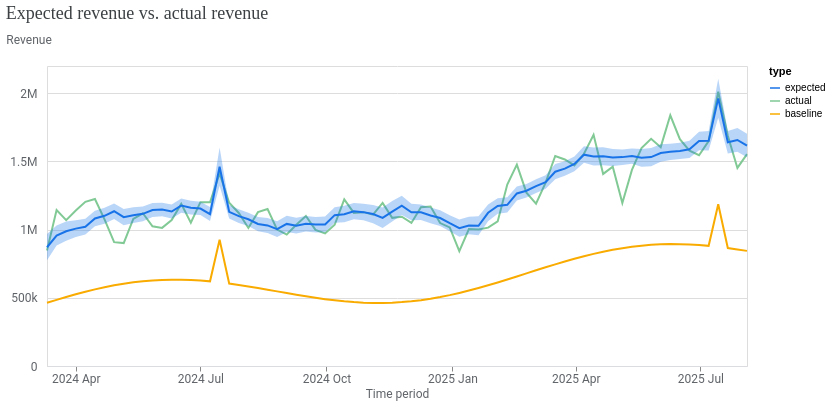

The code cell stored with this chart in its notebook:
### Code cell
# Expected v Actual Plots
model_fit = visualizer.ModelFit(mmm)
model_fit.plot_model_fit()

### Figure 1 — Vega-Lite specification as saved in the notebook (floating-point values rounded to 4 significant figures; data arrays with more than 128 entries replaced by an {"elided": "..."} marker saying what was removed)
{"config": {"view": {"continuousWidth": 300, "continuousHeight": 300}, "axis": {"labelColor": "#5F6368", "labelFont": "Roboto", "labelFontSize": 12, "titleColor": "#5F6368", "titleFont": "Roboto", "titleFontSize": 12, "titleFontWeight": "normal"}}, "layer": [{"mark": {"type": "line"}, "encoding": {"color": {"field": "type", "scale": {"domain": ["expected", "actual", "baseline"], "range": ["#1A73E8", "#81C995", "#F9AB00"]}, "type": "nominal"}, "x": {"axis": {"domainColor": "#DADCE0", "format": "%Y %b", "grid": false, "tickCount": 8}, "field": "time", "title": "Time period", "type": "temporal"}, "y": {"axis": {"domain": false, "labelExpr": "replace(format(datum.value, '.3~s'), 'G', 'B')", "labelPadding": 10, "tickCount": 5, "ticks": false, "titleAlign": "left", "titleAngle": 0, "titleY": -20}, "field": "mean", "title": "Revenue", "type": "quantitative"}}}, {"mark": {"type": "area", "opacity": 0.3}, "encoding": {"color": {"field": "type", "legend": null, "scale": {"domain": ["expected"], "range": ["#1A73E8"]}, "type": "nominal"}, "x": {"field": "time", "type": "temporal"}, "y": {"field": "ci_hi", "type": "quantitative"}, "y2": {"field": "ci_lo"}}}], "data": {"name": "data-ec87494a12fcd371e6489e80d4f7fd91"}, "resolve": {"scale": {"color": "independent"}}, "title": {"text": "Expected revenue vs. actual revenue", "anchor": "start", "color": "#3C4043", "font": "Google Sans Display", "fontSize": 18, "fontWeight": "normal", "offset": 10}, "width": 700, "$schema": "https://vega.github.io/schema/vega-lite/v5.20.1.json", "datasets": {"data-ec87494a12fcd371e6489e80d4f7fd91": {"elided": "222 records"}}}
